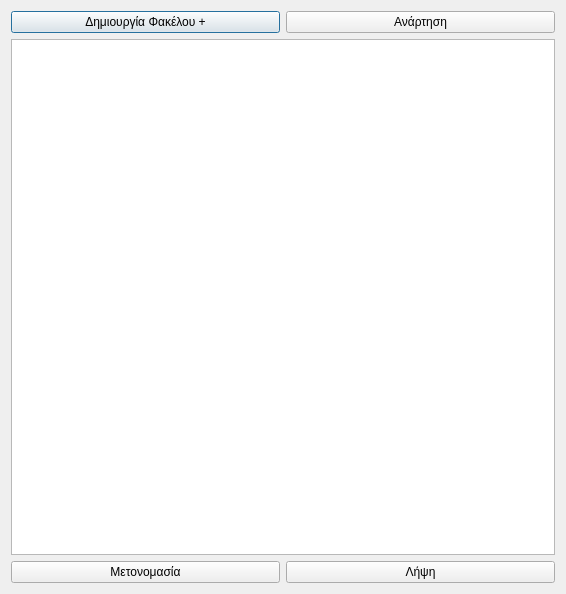
<?xml version="1.0" encoding="UTF-8"?>
<ui version="4.0">
 <class>Dialog</class>
 <widget class="QDialog" name="Dialog">
  <property name="geometry">
   <rect>
    <x>0</x>
    <y>0</y>
    <width>566</width>
    <height>594</height>
   </rect>
  </property>
  <property name="windowTitle">
   <string>Dialog</string>
  </property>
  <layout class="QGridLayout" name="gridLayout">
   <item row="11" column="1">
    <widget class="QTreeView" name="treeView"/>
   </item>
   <item row="0" column="1">
    <layout class="QGridLayout" name="gridLayout_1">
     <item row="0" column="0">
      <widget class="QPushButton" name="createDirectoryButton">
       <property name="text">
        <string>Δημιουργία Φακέλου +</string>
       </property>
      </widget>
     </item>
     <item row="0" column="1">
      <widget class="QPushButton" name="uploadButton">
       <property name="text">
        <string>Ανάρτηση</string>
       </property>
      </widget>
     </item>
    </layout>
   </item>
   <item row="14" column="1">
    <layout class="QGridLayout" name="gridLayout_2">
     <item row="0" column="0">
      <widget class="QPushButton" name="pushButton">
       <property name="text">
        <string>Μετονομασία</string>
       </property>
      </widget>
     </item>
     <item row="0" column="1">
      <widget class="QPushButton" name="downloadButton">
       <property name="text">
        <string>Λήψη</string>
       </property>
      </widget>
     </item>
    </layout>
   </item>
  </layout>
 </widget>
 <resources/>
 <connections/>
</ui>
